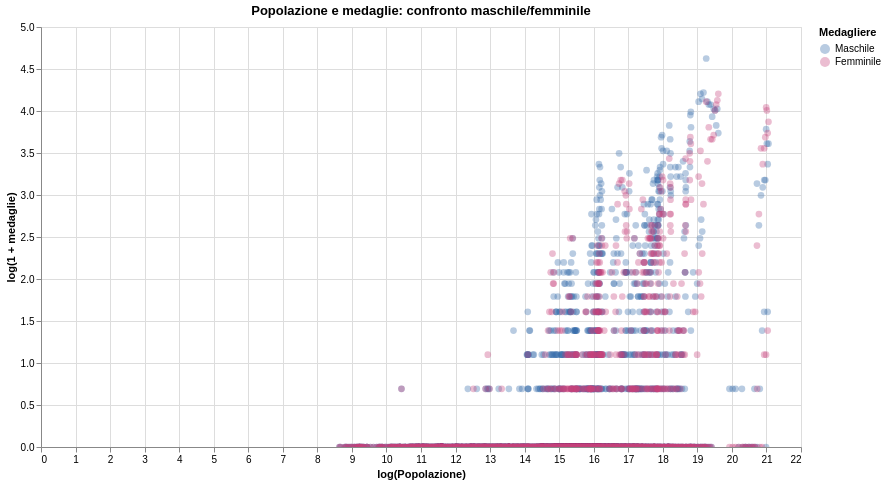

Vega-Lite specification for this chart:
### Vega-Lite specification from a JSON file in a GitHub repository (floating-point values rounded to 4 significant figures; data arrays with more than 128 entries replaced by an {"elided": "..."} marker saying what was removed)
{"config": {"view": {"continuousWidth": 300, "continuousHeight": 300}}, "data": {"name": "data-d6bd8eb2d14eec5f3cae54a570cea7a9"}, "mark": {"type": "circle", "opacity": 0.35, "size": 45}, "encoding": {"color": {"field": "genere", "scale": {"domain": ["Maschile", "Femminile"], "range": ["#3569a8", "#c7437a"]}, "title": "Medagliere", "type": "nominal"}, "tooltip": [{"field": "country", "title": "Paese", "type": "nominal"}, {"field": "year", "title": "Anno", "type": "ordinal"}, {"field": "genere", "title": "Genere", "type": "nominal"}, {"field": "medaglie", "format": ",.0f", "title": "Medaglie", "type": "quantitative"}, {"field": "log_Popolazione", "format": ".2f", "title": "log popolazione", "type": "quantitative"}], "x": {"field": "log_Popolazione", "title": "log(Popolazione)", "type": "quantitative"}, "y": {"field": "log_medaglie", "title": "log(1 + medaglie)", "type": "quantitative"}}, "height": 420, "params": [{"name": "param_1e9efca18e7a2868", "select": {"type": "interval", "encodings": ["x", "y"]}, "bind": "scales"}], "title": "Popolazione e medaglie: confronto maschile/femminile", "width": 760, "$schema": "https://vega.github.io/schema/vega-lite/v6.4.1.json", "datasets": {"data-d6bd8eb2d14eec5f3cae54a570cea7a9": {"elided": "5256 records"}}}
